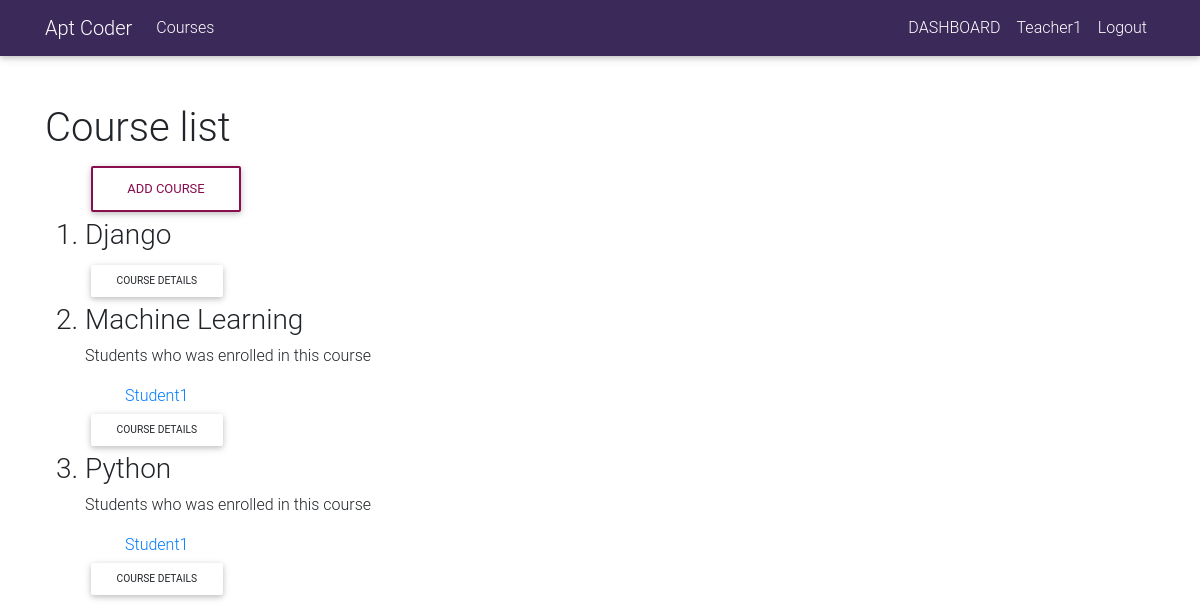
Before: /list/ (signed in) with the older database file.
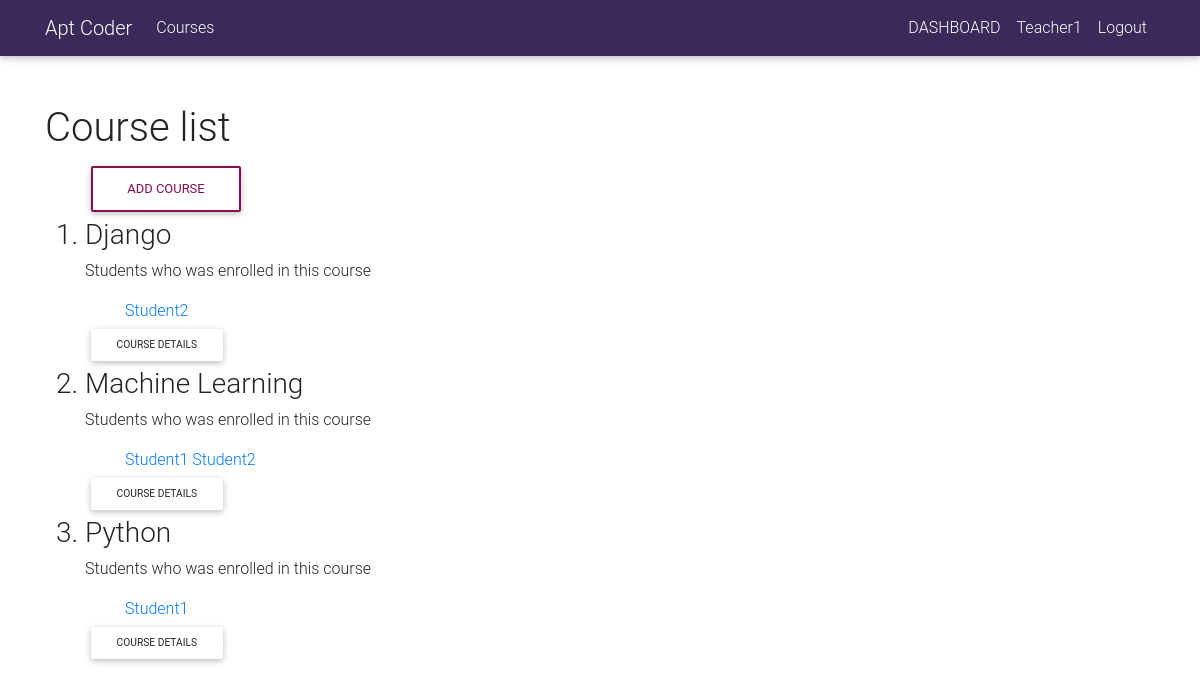
After: the same page with the newer database file.
### core/models.py (models this page shows, shortened)
class Courses(models.Model):
    owner = models.ForeignKey(User,
                              related_name='courses_created',
                              on_delete=models.CASCADE)
    course_name = models.CharField(max_length=250)
    description = models.TextField()
    date = models.DateField(auto_now_add=True)
    instructer = models.CharField(max_length=150, blank=True, null=True)
    students = models.ManyToManyField(User, related_name='courses_joined',
                                      blank=True)
    slug = AutoSlugField(('slug'), max_length=50,
                         unique=True, populate_from=('course_name',))
    class Meta:
        ordering = ['-date']

### accounts/models.py (models this page shows)
class User(AbstractUser):
    is_student = models.BooleanField(default=False)
    is_teacher = models.BooleanField(default=False)
    first_name = models.CharField(max_length=50)
    last_name = models.CharField(max_length=50)
    email = models.EmailField(max_length=254)

### core/views.py (the view)
# urls.py: path('list/', course_list, name='course_list'),
@login_required(login_url='accounts:login')
def course_list(request):
    courses = Courses.objects.prefetch_related('students')
    return render(request, 'core/course_list.html', {"courses": courses})

### core/templates/core/course_list.html (shortened to what this page needs)
{% extends 'base.html' %}
{% block content %}
<div class="container mt-5">
<h1>Course list</h1>
    <ol>
    {% if user.is_authenticated and user.is_teacher %}
    <a href="{% url 'core:add_course' %}" class="btn btn-outline-unique" rel="nofollow">Add course</a>
        {% if courses %}
            {% for courses in courses %}
                <h3><li>{{ courses.course_name}}</li></h3>
                {% if courses.students.all %}
                <p>Students who was enrolled in this course</p>
                <ul>
                    {% for student in courses.students.all %}
                    <a href="{% url 'core:student_detail' courses.slug %}">{{ student|title }}</a>
                    {% endfor%}
                </ul>
                {% endif %}
                <a href="{% url 'core:course_detail' courses.slug %}" class="btn btn-sm" rel="nofollow">Course Details</a>
            {% endfor%}
        {% else %}
        <h3>Course not added yet.</h3>
        {% endif %}
    </ol>
    {% else %}
    <h3>Login as teacher to see this page</h3>
    {% endif %}
</div>
{% endblock content %}

Changed rows visible on the page:
shown differently, row unchanged: Courses "Django": now shows "Students who was enrolled in this course"
added User: username "Student2"
